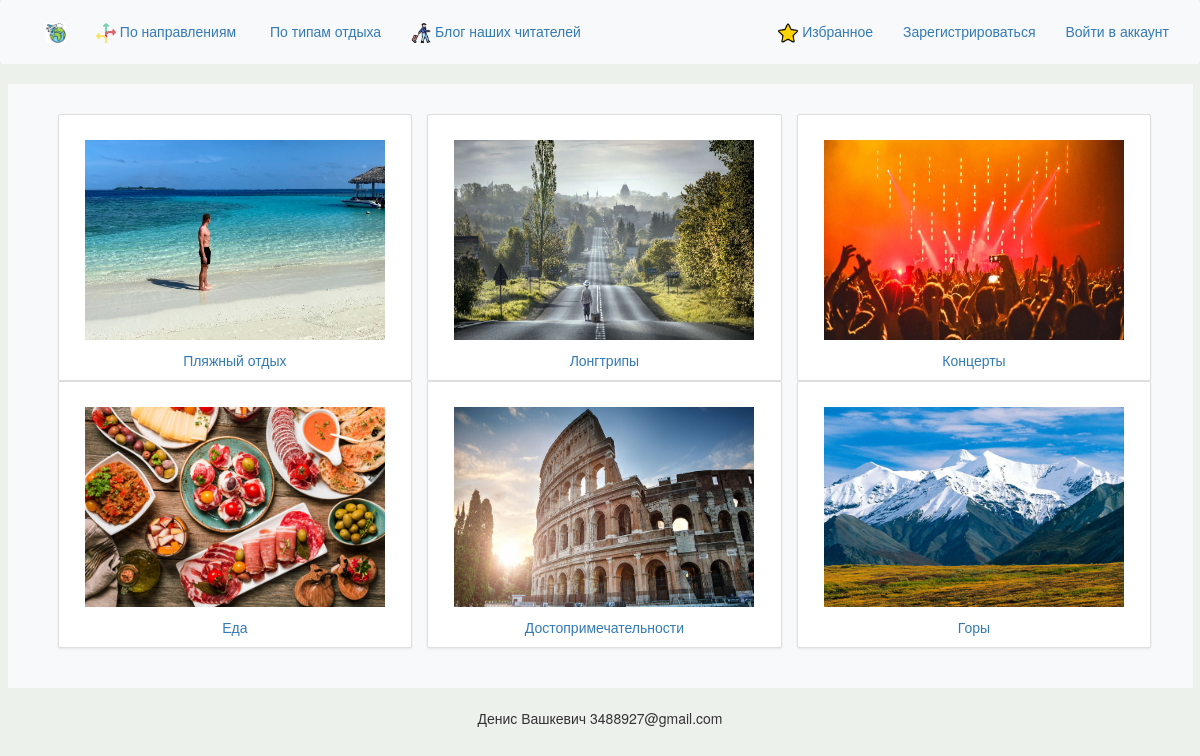
Screenshot of /types/ with the database file from the repository.
### learning_logs/models.py (models this page shows)
class Resttype(models.Model):
    text = models.CharField(max_length=50)
    topicimage = models.ImageField(upload_to='images', default='images/defaultimage.png', blank=True, null=True)
    def __str__(self):
        return self.text

### learning_logs/views.py (the view)
# urls.py: url(r'^types/$', views.types, name='types'),
def types(request):
    types = Resttype.objects.order_by('-text')
    context = {'types': types}
    return render(request, 'learning_logs/types.html', context)

### learning_logs/templates/learning_logs/types.html (shortened to what this page needs)
{% extends "learning_logs/base.html" %}
{%load static%}
{% block content%}
<div class="album py-5 bg-light">
    <div class="container">
        <ul>
            <div class="row row-cols-1 row-cols-sm-2">
                {% for type in types %}
                <div class="col" style='width:33%'>
                    <div class="card shadow-sm">
                        <svg class="bd-placeholder-img card-img-top" width="100%"
                             height="25" xmlns="http://www.w3.org/2000/svg" role="img"
                             aria-label="  width='80px' alt='' class='round'>"
                             preserveAspectRatio="xMidYMid slice" focusable="false">
                            <center><a href="{% url 'type' type.id %}"><img
                                    src="{{type.topicimage.url}}" height='200px' width='300px'></a></center>
                        </svg>
                        <div class="card-body">
                            <center><p class="card-text"><a href="{% url 'type' type.id %}">{{ type }} </a></p>
                            </center>
                        </div>
                    </div>
                </div>
                {% empty %}
                Упс, пока ещё нету ни одного раздела.
                {% endfor %}
            </div>
        </ul>
    </div>
</div>
{% endblock content%}

### learning_logs/templates/learning_logs/base.html (shortened to what this page needs)
{% load bootstrap3 %}
{% load static %}
<!DOCTYPE html>
<html lang="en">
<head>
    <link href="{% static 'vendor/bootstrap/css/bootstrap.min.css' %}" rel="stylesheet">
    {% bootstrap_css %}
</head>
<body style="background-color:rgb(236, 242, 235);">
<nav class="navbar navbar-expand-lg navbar-light bg-light">
    <div class="container-fluid">
        <div class="collapse navbar-collapse" id="navbarSupportedContent">
            <ul class="nav navbar-nav navbar-left">
                <li><a href="{% url 'index' %}"> <img src="{% static 'images/icons/planetitle.png'%}" alt=""
                                                                       height="20"></a></li>
                <li><a href="{% url 'topics' %}"><img src="{% static 'images/icons/destination.png'%}" alt=""
                                                                       height="20">  По направлениям</a></li>
                <li><a href="{% url 'types' %}"><img src="{% static 'images/icons/beach.png'%}" alt=""
                                                                       height="20">  По типам отдыха</a></li>
                <li><a href="{% url 'blog:blog' %}"><img src="{% static 'images/icons/tourist.png'%}" alt=""
                                                                       height="20">  Блог наших читателей</a></li>
            </ul>
            <ul class="nav navbar-nav navbar-right">
                <li><a href="{% url 'favourites' %}"><img src="{% static 'images/icons/favourites.png'%}" alt=""
                                                                       height="20">  Избранное</a></li>
                {% if user.is_authenticated %}
                <li><a href="{% url 'blog:myentries' user.id %}"><img src="{% static 'images/icons/myentries.png'%}" alt=""
                    height="20">  Мои статьи</a></li>
                <li><a>Привет, {{ user.username }}</a></li>
                <li><a href="{% url 'users:logout' %}">Выйти из аккаунта</a></li>
                {% else %}
                <li><a href="{% url 'users:register' %}">Зарегистрироваться</a></li>
                <li><a href="{% url 'users:login' %}">Войти в аккаунт</a></li>
                {% endif %}
            </ul>
        </div>
    </div>
</nav>
<div class="container-xxl">
    <div>
        {% block content %}{% endblock content %}
    </div>
</div>
</body>
<br>
<center>Денис Вашкевич 3488927@gmail.com</center>
<br>
</html>

### rows the page displays
Resttype: topicimage (picture), text "Пляжный отдых"
Resttype: topicimage (picture), text "Лонгтрипы"
Resttype: topicimage (picture), text "Концерты"
Resttype: topicimage (picture), text "Еда"
Resttype: topicimage (picture), text "Достопримечательности"
Resttype: topicimage (picture), text "Горы"
